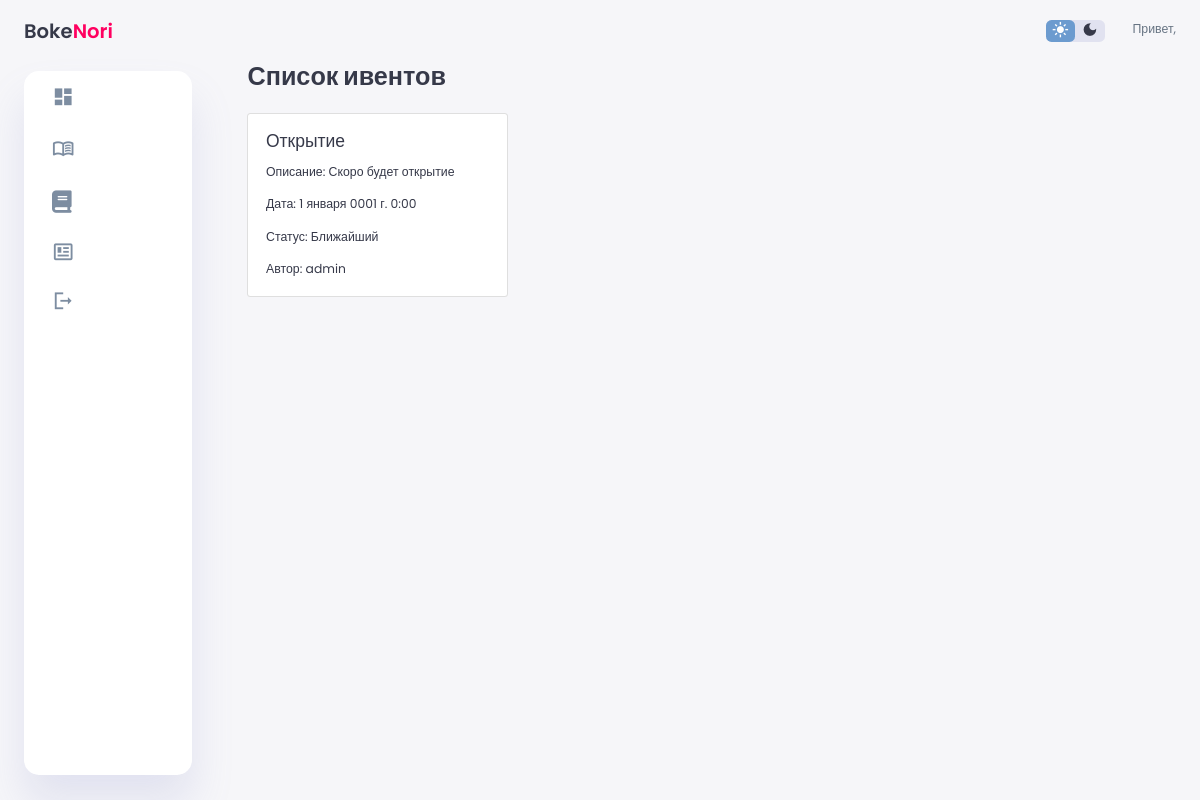
Screenshot of /event_list/ with the database file from the repository.
### applications/models.py (models this page shows, shortened)
class ServerEvent(models.Model):
    STATUS_CHOICES = (
        ('upcoming', 'Ближайший'),
        ('current', 'Текущий'),
        ('past', 'Прошедший'),
    )
    title = models.CharField(max_length=100)
    description = models.TextField()
    status = models.CharField(max_length=20, choices=STATUS_CHOICES, default='upcoming')
    date = models.DateTimeField()
    organizer = models.ForeignKey(User, on_delete=models.CASCADE)

### applications/views.py (the view)
# urls.py: path('event_list/', views.event_list, name='event_list'),
def event_list(request):
    events = ServerEvent.objects.all()
    return render(request, 'event_list.html', {'events': events})

### applications/templates/event_list.html (shortened to what this page needs)
    {% extends 'base.html' %}
    {% block content %}
    <div class="container">
        <h1 class="mt-5">Список ивентов</h1>
        <div class="row mt-4">
            {% for event in events %}
            <div class="col-md-6 mb-4">
                <div class="card">
                    <div class="card-body">
                        <h5 class="card-title">{{ event.title }}</h5>
                        <p class="card-text">Описание: {{ event.description }}</p>
                        <p class="card-text">Дата: {{ event.date }}</p>
                        <p class="card-text">Статус:
                            {% if event.status == 'upcoming' %}
                                Ближайший
                            {% elif event.status == 'current' %}
                                Текущий
                            {% elif event.status == 'past' %}
                                Прошедший
                            {% endif %}
                        </p>
                        <p class="card-text">Автор: {{ event.organizer }}</p>
                    </div>
                </div>
            </div>
            {% endfor %}
        </div>
    </div>
    {% endblock %}

### applications/static/css/style.css (style rules this page uses)
:root { --color-primary: #6C9BCF; --color-danger: #FF0060; --color-success: #1B9C85; --color-warning: #F7D060; --color-white: #fff; --color-info-dark: #7d8da1; --color-dark: #363949; --color-light: rgba(132, 139, 200, 0.18); --color-dark-variant: #677483; --color-background: #f6f6f9; --card-border-radius: 2rem; --border-radius-1: 0.4rem; --border-radius-2: 1.2rem; --light-bg-color: #ffffff; --light-text-color: #333333; --card-padding: 1.8rem; --padding-1: 1.2rem; --box-shadow: 0 2rem 3rem var(--color-light); }
body { background-color: var(--color-background); color: var(--color-dark); }
.card { background-color: var(--color-white); color: var(--color-dark); }
.card-title, .card-text, .card-link, .card-header, .card-footer { color: var(--color-dark); }
* { margin: 0; padding: 0; outline: 0; appearance: 0; border: 0; text-decoration: none; box-sizing: border-box; }
html { font-size: 14px; }
body { width: 100vw; height: 100vh; font-family: 'Poppins', sans-serif; font-size: 0.88rem; user-select: none; overflow-x: hidden; color: var(--color-dark); background-color: var(--color-background); }
h1 { font-weight: 800; font-size: 1.8rem; }
p { color: var(--color-dark-variant); }
@media screen and (max-width: 1200px) { .container { width: 95%; grid-template-columns: 7rem auto 23rem; } }
:root { --custom-color-primary: #6C9BCF; }
:root { --bs-primary: var(--custom-color-primary); }
:root { --body-bg: var(--color-background); --body-color: var(--color-dark); --link-color: var(--color-dark); --link-hover-color: var(--color-dark-variant); --btn-primary-bg: var(--color-dark); --btn-primary-color: var(--color-white); --btn-secondary-bg: var(--color-dark-variant); --btn-secondary-color: var(--color-white); --jumbotron-bg: var(--color-dark); --jumbotron-color: var(--color-white); --alert-bg-color: var(--color-dark-variant); --alert-text-color: var(--color-white); --form-bg-color: var(--color-dark-variant); --form-text-color: var(--color-white); --form-placeholder-color: var(--color-dark-variant); --form-border-color: var(--color-dark-variant); }

### rows the page displays
ServerEvent: title "Открытие", description "Скоро будет открытие", date "1 января 0001 г. 0:00", status "Ближайший", organizer "admin"
